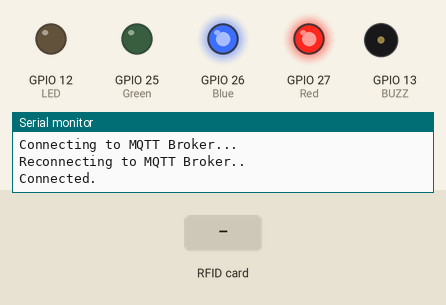
This program was run on a simulated ESP32. Parts: output pins drawn as LEDs (lit = HIGH), buzzer (waves = sounding, pin HIGH), the last lines printed to the serial monitor. The inputs (shaded band) are chosen by the test bench. WiFi joins after 1.5 s; servers stay silent unless stated; random numbers use the default seed unless the program sets one; no MQTT or app messages arrive unless stated.

Above: at 2.7 s.
2.8 s: RFID card 00 00 00 00 held to the reader
At 4.1 s:
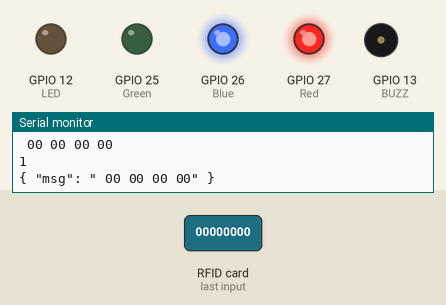
4.4 s: RFID card 5E 7A 19 C4 held to the reader
At 5.8 s:
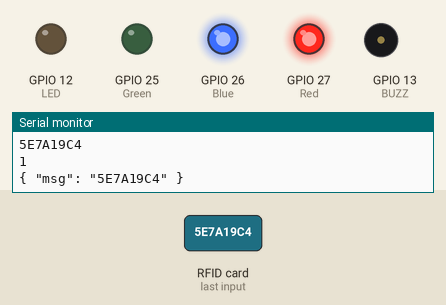
Timing chart, 0 to 7.4 s (numbered marks = the images above; inputs shaded):
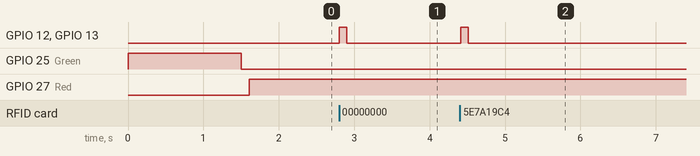

The program:

main.cpp
```cpp
#include <MFRC522v2.h>
#include <MFRC522DriverSPI.h>
#include <MFRC522DriverPinSimple.h>
#include <MFRC522Debug.h>
#include <WiFiManager.h>
#include <PubSubClient.h>
#include <stdlib.h>
// Replace with your network credentials
const char* ssid = "";
const char* password = "";
WiFiClient wifiClient;
PubSubClient mqttClient(wifiClient);
const char* mqttServer = "broker.emqx.io";
int mqttPort = 1883;
void setupMQTT() {
  mqttClient.setServer(mqttServer, mqttPort);

  // set the callback function
}

void reconnect() {
  Serial.println("Connecting to MQTT Broker...");
  while (!mqttClient.connected()) {
      Serial.println("Reconnecting to MQTT Broker..");
      String clientId = "ESP32Client-";
      clientId += String(random(0xffff), HEX);

      if (mqttClient.connect(clientId.c_str())) {
        Serial.println("Connected.");
        // subscribe to topic
        mqttClient.subscribe("/swa/commands");
      }

  }
}

MFRC522DriverPinSimple ss_pin(5); // Configurable, see typical pin layout above.

MFRC522DriverSPI driver{ss_pin}; // Create SPI driver.
MFRC522 mfrc522{driver}; // Create MFRC522 instance.

String tagContent = "";

#define LED 12

#define Red 27
#define Blue 26
#define Green 25

#define BUZZ 13


 WiFiManager wm;
void setup()
{

  pinMode (LED,OUTPUT);
  pinMode (BUZZ,OUTPUT);
  pinMode (Red,OUTPUT);
  pinMode (Green,OUTPUT);
  pinMode (Blue,OUTPUT);

  Serial.begin(115200); // Initialize serial communications with the PC for debugging.

digitalWrite(Red, LOW);
digitalWrite(Green, HIGH);
digitalWrite(Blue, HIGH);


  bool res;

  res = wm.autoConnect("ESP32","00000000"); // password protected ap

  if(!res) {
      Serial.println("Failed to connect");
  }
  else {
      digitalWrite(Green, LOW);
  }


  // // Print ESP Local IP Address
  Serial.println(WiFi.localIP());
  setupMQTT();

  // initWebSocket();

  // Start server
  // server.begin();
                                             // Do nothing if no serial port is opened (added for Arduinos based on ATMEGA32U4).
  mfrc522.PCD_Init();                                     // Init MFRC522 board.
  MFRC522Debug::PCD_DumpVersionToSerial(mfrc522, Serial); // Show details of PCD - MFRC522 Card Reader details.
  Serial.println(F("Scan PICC to see UID, SAK, type, and data blocks..."));
}

void loop()
{
  // return if wifi is not connected
  if (WiFi.status() != WL_CONNECTED) {
  digitalWrite(Red, LOW);
  digitalWrite(Green, HIGH);
  digitalWrite(Blue, HIGH);
  bool res = wm.autoConnect("ESP32","00000000"); // password protected ap

  if(!res) {
      Serial.println("Failed to connect");
      return;
  }
  else {
      digitalWrite(Green, LOW);
  }


    // return;
  }
    // ws.cleanupClients();
  // Reset the loop if no new card present on the sensor/reader. This saves the entire process when idle.
    if (!mqttClient.connected())
    reconnect();
  mqttClient.loop();
  digitalWrite(Red, HIGH);
  digitalWrite(Green, LOW);
  if (!mfrc522.PICC_IsNewCardPresent())
  {
    return;
  }

  // Select one of the cards.
  if (!mfrc522.PICC_ReadCardSerial())
  {
    return;
  }

  // Dump debug info about the card; PICC_HaltA() is automatically called.
  // MFRC522Debug::PICC_DumpToSerial(mfrc522, Serial, &(mfrc522.uid));

  Serial.println("Printing only the Card ID:");
  digitalWrite(LED, HIGH);
  digitalWrite(BUZZ, HIGH);
  delay(100);
  digitalWrite(LED, LOW);
  digitalWrite(BUZZ, LOW);

  Serial.println("--------------------------");
  for (byte i = 0; i < mfrc522.uid.size; i++)
  {
    tagContent.concat(String(mfrc522.uid.uidByte[i] < 0x10 ? " 0" : ""));
    tagContent.concat(String(mfrc522.uid.uidByte[i], HEX));
  }

  tagContent.toUpperCase();

  Serial.println(tagContent);
  // notifyClients();

  Serial.println(mqttClient.connected());
  String message = "{ \"msg\": \"" + tagContent + "\" }";
  Serial.println(message.c_str());
  mqttClient.publish("MKOSJVMJGJ/orange", message.c_str());
  tagContent = "";
  delay(1000);
}
```

Measured:
- after the input at 2.8 s, GPIO 12 (LED), GPIO 13 (BUZZ): LOW → HIGH at once, → LOW 0.10 s later
- after the input at 4.4 s, GPIO 12 (LED), GPIO 13 (BUZZ): LOW → HIGH at once, → LOW 0.10 s later
